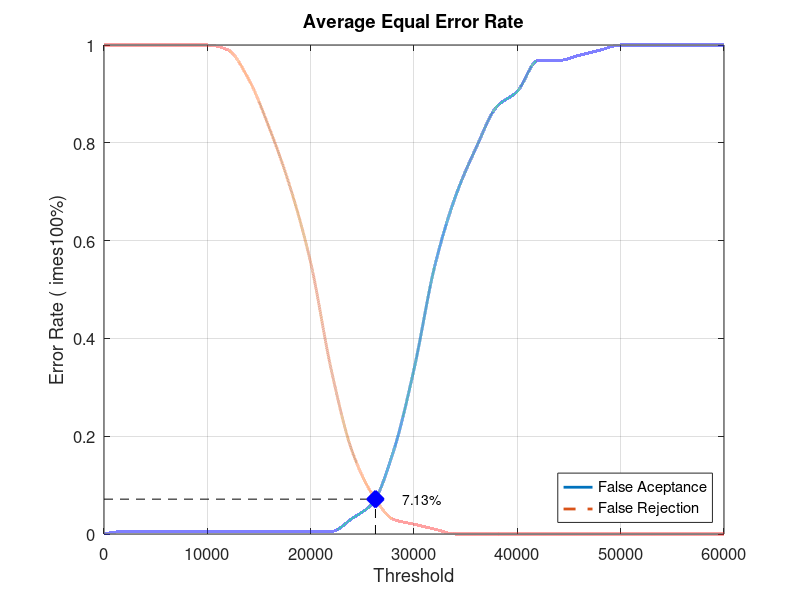
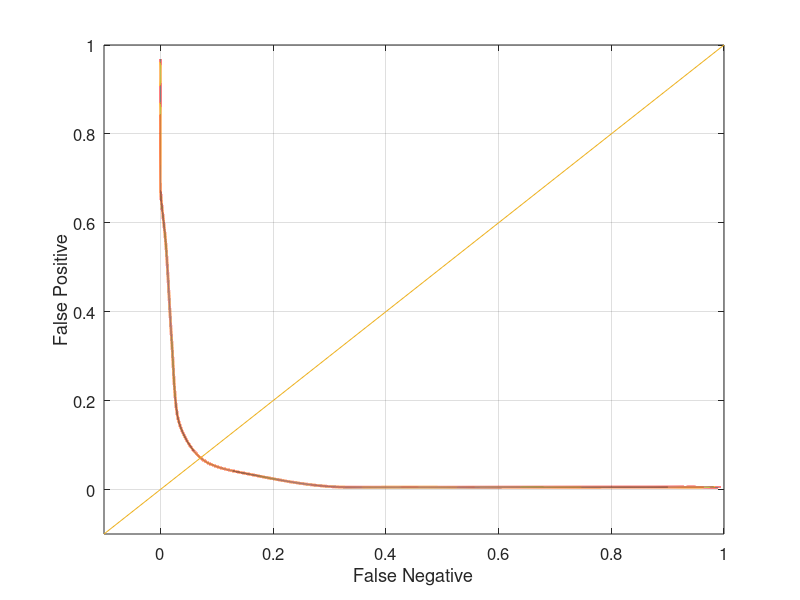

Here is the MATLAB script that generated these plots, in order:
close all;
clear;
clc;
x = 0:2000:60000;
xq = 0:0.5:60000;

y0 = [0 0.00526316 0.00526316 0.00526316 0.00526316 0.00526316 0.00526316 0.00526316 0.00526316 0.00526316 0.00526316 0.00526316 0.0315789 0.0631579 0.168421 0.336842 0.547368 0.689474 0.789474 0.873684 0.905263 0.968421 0.968421 0.978947 0.989474 1 1 1 1 1 1]
yy0 = interp1(x, y0, xq, 'pchip');
y1 = [1 1 1 1 1 1 0.99 0.93 0.83 0.71 0.555 0.335 0.17 0.08 0.03 0.02 0.01 0 0 0 0 0 0 0 0 0 0 0 0 0 0]
yy1 = interp1(x, y1, xq, 'pchip');

% Calculating EER: 
y2 = abs(y0 - y1);
find(y2 == min(y2))
yy2 = abs(yy0 - yy1);
xEER = find(yy2 == min(yy2));
xEERIndex = xq(xEER) % X-axis EER
yEER = yy0(xEER) % Y-axis EER

main = figure
plot(xq, yy0,'-','LineWidth', 2);	hold on
plot(xq, yy1,'--','LineWidth', 2);	hold on
plot([xEERIndex xEERIndex], [0 yEER], 'k--');	hold on
plot([0 xEERIndex], [yEER yEER], 'k--');	hold on
plot(xEERIndex, yEER, 'bx', 'LineWidth', 10);	hold on
text(xEERIndex + 10 * xEERIndex / 100, yEER, [num2str(round((10000 * yEER)) / 100) '%'])
legend('False Aceptance', 'False Rejection', 'Location', 'SouthEast')
xlabel('Threshold')
ylabel('Error Rate (	imes100%)')
title('Average Equal Error Rate')
set(gca, 'FontSize', 12)
axis([0 60000 0 1])
grid on

print(main, 'Database4_4Main', '-dpng');
FNRxFPR = figure('Color', [1 1 1]);
plot(yy1, yy0, '-', yy1, yy0, 'LineWidth', 2);
hold on
y = -0.1:0.1:1
plot(y, y); 
set(gca, 'FontSize', 12)
xlabel('False Negative')
ylabel('False Positive')
axis([-0.1 1 -0.1 1])
set(gca, 'FontSize', 12)
grid on

print(FNRxFPR, 'Database4_4FNRxFPR','-dpng');
